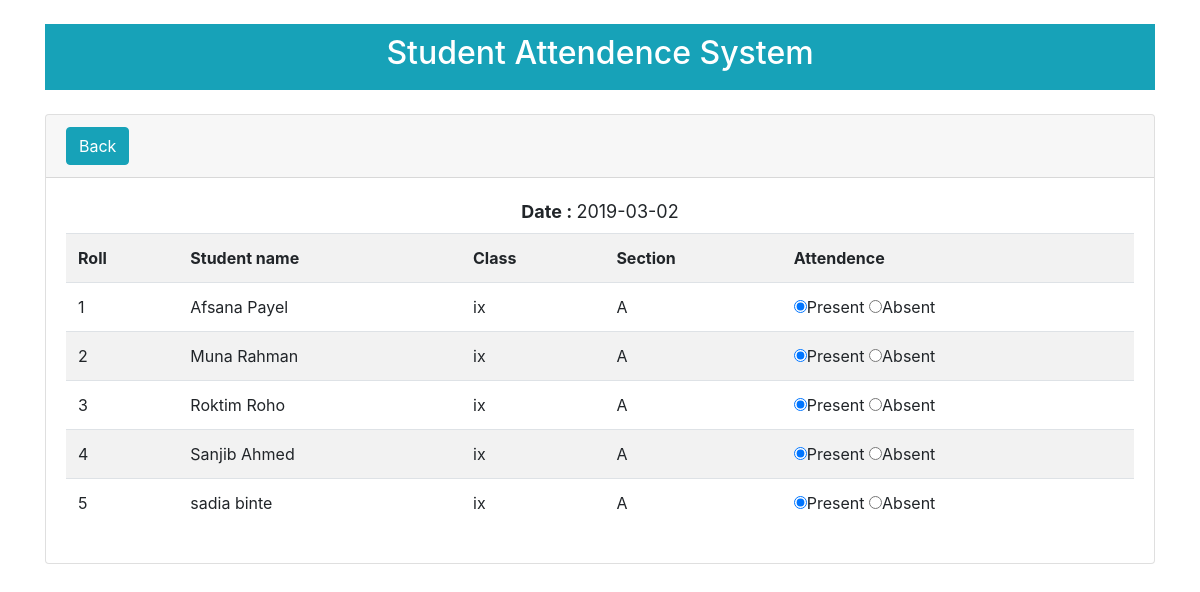
The app's page /student_view.php?dt=2019-03-02 with its own data.
### tables this page shows
CREATE TABLE `tbl_student` (
  `id` int(11) NOT NULL,
  `roll` int(11) NOT NULL,
  `name` varchar(255) NOT NULL,
  `class` varchar(255) NOT NULL,
  `section` varchar(255) NOT NULL
);

CREATE TABLE `tbl_attendence` (
  `id` int(11) NOT NULL,
  `roll` int(11) NOT NULL,
  `attend` varchar(255) NOT NULL,
  `att_time` date NOT NULL
);

### lib/Database.php (called while the page is built, shortened)
<?php
Class Database{
 public $host   = DB_HOST;
 public $user   = DB_USER;
 public $pass   = DB_PASS;
 public $dbname = DB_NAME;
 public $link;
private function connectDB(){
 $this->link = new mysqli($this->host, $this->user, $this->pass,
  $this->dbname);
 }
public function select($query){
  $result = $this->link->query($query) or
   die($this->link->error.__LINE__);
  if($result->num_rows > 0){
    return $result;
  } else {
    return false;
  }
 }
}

### lib/Student.php (called while the page is built, shortened)
<?php
$filepath = realpath(dirname(__FILE__));
include_once($filepath.'/Database.php');
class Student
{
  private $db;
  public function __construct()
  {
    $this->db = new Database();
  }
  public function getAllData($dt)
  {
    $query = "SELECT tbl_student.name ,tbl_student.class ,tbl_student.section ,tbl_attendence.* FROM tbl_student
    INNER JOIN tbl_attendence
    ON tbl_student.roll=tbl_attendence.roll
    WHERE att_time='$dt'";
    $result = $this->db->select($query);
    return $result;
  }
}

### student_view.php (the view, shortened to what this page needs)
<?php include 'lib/Student.php'; ?>
<?php
$student = new Student();
$dt =$_GET['dt'];
?>
<!DOCTYPE html>
<html lang="en" dir="ltr">
<head>
  <link rel="stylesheet" href="additional/bootstrap.min.css">
</head>
<body>
  <div class="container">
    <div class="header text-center mt-2 bg-info my-4" style="padding:10px; color:#fff;">
      <h2>Student Attendence System</h2>
    </div>
    <div class="card">
      <div class="card-header">
        <h2>
          <a href="date_view.php" class="btn btn-info" style="float:left;overflow:auto;">Back</a>
        </h2>
      </div>
      <div class="card-body">
        <div class="text-center" style="font-size:18px;">
          <strong>Date : </strong><?php  echo $dt; ?>
        </div>
        <form class="mt-2" action="" method="post">
          <table class="table table-striped">
            <tr>
              <th>Roll</th>
              <th>Student name</th>
              <th>Class</th>
              <th>Section</th>
              <th>Attendence</th>
            </tr>
            <?php
            $get_student = $student->getAllData($dt);
            if($get_student){
              while($value = $get_student->fetch_assoc()){
                ?>
                <tr>
                  <td><?= $value['roll']; ?></td>
                  <td><?= $value['name']; ?></td>
                  <td><?= $value['class']; ?></td>
                  <td><?= $value['section']; ?></td>
                  <td>
                    <input type="radio" name="attend[<?= $value['roll']; ?>]" value="present" <?php if($value['attend']=="present"){echo "checked";} ?>>Present
                    <input type="radio" name="attend[<?= $value['roll']; ?>]" value="absent" <?php if($value['attend']=="absent"){echo "checked";} ?>>Absent
                  </td>
                </tr>
              <?php }} ?>
              </table>
            </form>
          </div>
        </div>
      </div>
    </body>
    </html>

### records on screen
tbl_student: tbl_attendence.roll "1", name "Afsana Payel", class "ix", section "A"
tbl_attendence: attend "☑"
tbl_student: tbl_attendence.roll "2", name "Muna Rahman", class "ix", section "A"
tbl_attendence: attend "☑"
tbl_student: tbl_attendence.roll "3", name "Roktim Roho", class "ix", section "A"
tbl_attendence: attend "☑"
tbl_student: tbl_attendence.roll "4", name "Sanjib Ahmed", class "ix", section "A"
tbl_attendence: attend "☑"
tbl_student: tbl_attendence.roll "5", name "sadia binte", class "ix", section "A"
tbl_attendence: attend "☑"

### other values on screen
$dt "2019-03-02"
